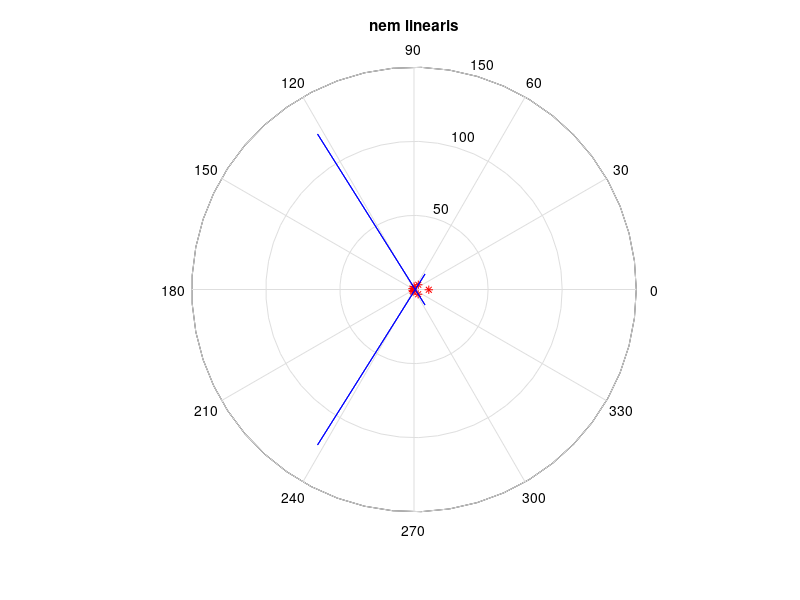
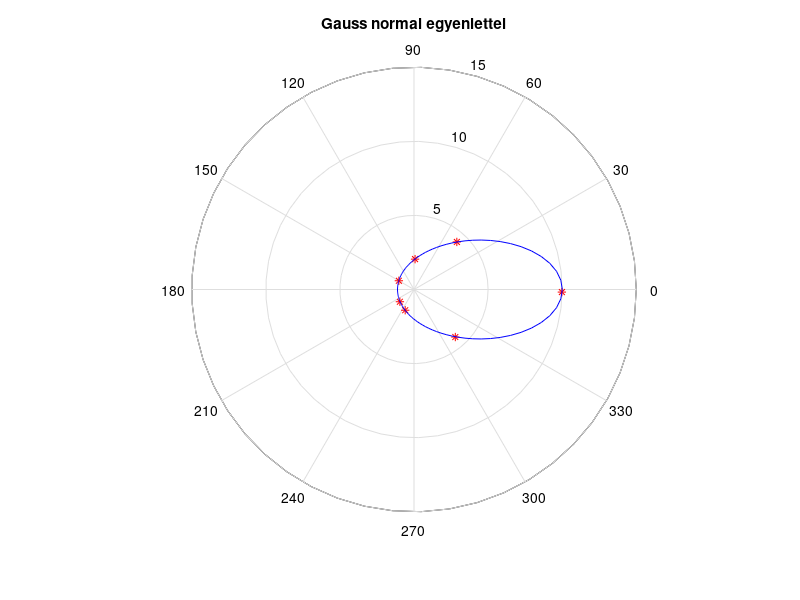

Reproduce these figures in MATLAB, in order.
% 9. feladat
clear;
clf;
close all;


fid=[48 88 150 221 247 311 359]';
fid=deg2rad(fid);
rd=[4.32 2.05 1.18 1.26 1.52 4.25 9.98]';


F=@(v,fi) v(1) ./ (1-v(2)*cos(fi));

par=lsqcurvefit(F, [1,1]', fid, rd)

% G=@(v) F(v,fid)-rd;
% par2=lsqnonlin(G,[1,1]')

f=@(fi) F(par,fi) ; % specializalas

figure(1);
polar(fid,rd,'r*');
hold on;
fi=linspace(0,2*pi);
polar(fi,f(fi),'b');
title('nem linearis');
hold off;


% vagy Gauss normal egyenlettel vagy polyfit-tel
A=[ones(size(fid)), cos(fid)];
par3=(A'*A)\(A'*(1./rd));
f=@(fi) 1./(par3(1)+par3(2)*cos(fi));

figure(2);
polar(fid,rd,'r*');
hold on;
fi=linspace(0,2*pi);
polar(fi,f(fi),'b');
title('Gauss normal egyenlettel');
hold off;



